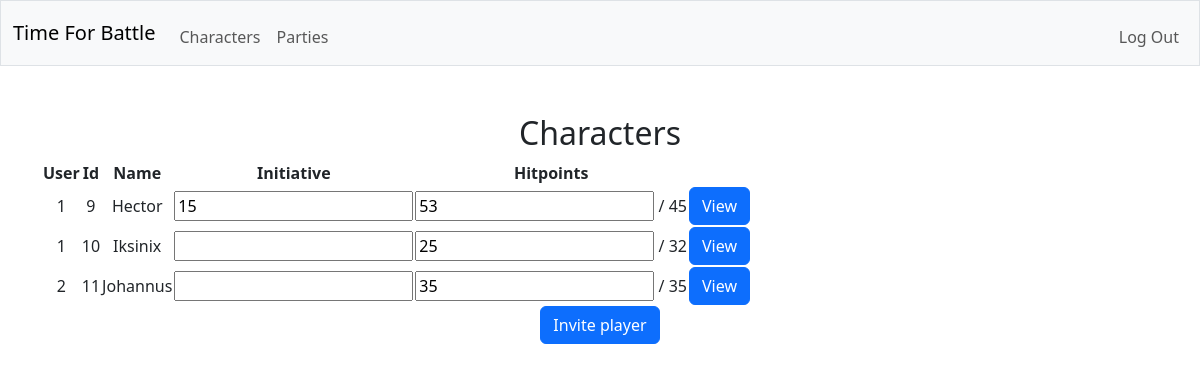
/party/3 (signed in), run on an earlier commit of the app's database.
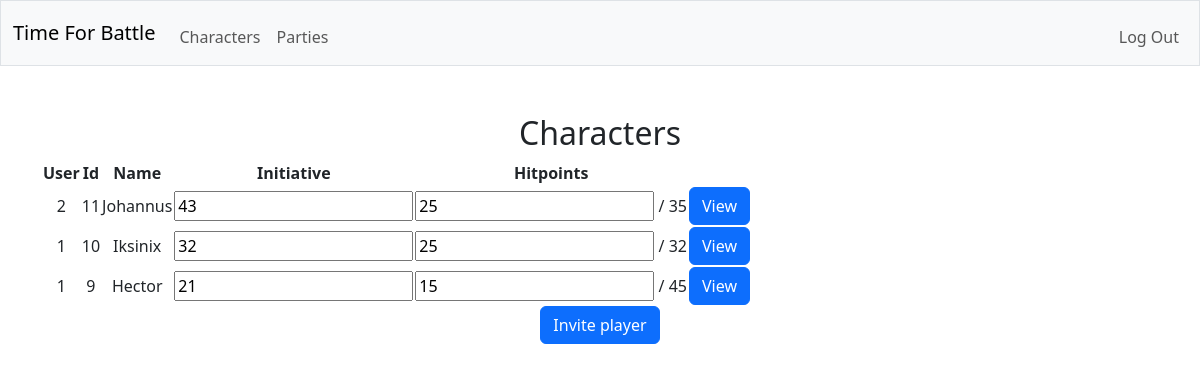
And on a later commit of the database.
### tables this page shows
CREATE TABLE players (party_id INTEGER NOT NULL, character_id INTEGER NOT NULL, initiative INTEGER, current_hitpoints INTEGER NOT NULL, FOREIGN KEY (party_id) REFERENCES parties(id), FOREIGN KEY (character_id) REFERENCES characters(id));

CREATE TABLE characters (id INTEGER PRIMARY KEY AUTOINCREMENT NOT NULL, user_id INTEGER NOT NULL, name TEXT NOT NULL, max_hitpoints INTEGER NOT NULL, prof_bonus INTEGER NOT NULL, FOREIGN KEY (user_id) REFERENCES users(id));

### app.py (the view)
@app.route("/party/<party_id>")
@login_required
def view_party(party_id):
    with sqlite3.connect(database) as conn:
        conn.row_factory = sqlite3.Row
        cur = conn.cursor()
        cur.execute(
            "SELECT * FROM parties WHERE id = ?",
            (party_id,)
        )
        rows = [dict(row) for row in cur.fetchall()]
    if len(rows) != 1:
        return error("not found", 404)
    with sqlite3.connect(database) as conn:
        conn.row_factory = sqlite3.Row
        cur = conn.cursor()
        cur.execute(
            "SELECT * FROM players JOIN characters ON character_id = characters.id WHERE party_id = ?",
            (party_id,)
        )
        characters = [dict(row) for row in cur.fetchall()]
    characters = sorted(characters, key=lambda x: (x["initiative"] is not None, x["initiative"]), reverse=True)
    for character in characters:
        if character["initiative"] == None:
            character["initiative"] = ""
    return render_template("party.html", party=rows[0], user=session["user_id"], characters=characters)

### helpers.py (called while the page is built)
def login_required(f):
    @wraps(f)
    def decorated_function(*args, **kwargs):
        if session.get("user_id") is None:
            return redirect("/login")
        return f(*args, **kwargs)
    return decorated_function

### templates/party.html (shortened to what this page needs)
{% extends "layout.html" %}
{% block main %}
    <h2>Characters</h2>
    <table>
        <thead>
            <tr>
                <th>User</th>
                <th>Id</th>
                <th>Name</th>
                <th>Initiative</th>
                <th>Hitpoints</th>
            </tr>
        </thead>
        <tbody>
            {% for character in characters %}
                <tr>
                    <td>{{ character.user_id }}</td>
                    <td>{{ character.id }}</td>
                    <td>{{ character.name }}</td>
                    {% if character.user_id == user or party.dm_id == user %}
                        <td>
                            <input id="input_init_{{ character.id }}" onchange="send_init(this.id.substring(11), this.value)" type="text" value="{{ character.initiative }}">
                        </td>
                        <td>
                            <input id="input_hp_{{ character.id }}" onchange="send_hp(this.id.substring(9), this.value)" type="text" value="{{ character.current_hitpoints }}"> / {{ character.max_hitpoints }}
                        </td>
                    {% endif %}
                    <td>
                        <form action="/character/{{ character.id }}" method="get">
                            <button class="btn btn-primary" type="submit">View</button>
                        </form>
                    </td>
                </tr>
            {% endfor %}
        </tbody>
    </table>
    {% if party.dm_id == user %}
        <form action="/party/{{ party.id }}/invitation" method="get">
            <button class="btn btn-primary" type="submit">Invite player</button>
        </form>
    {% endif %}
{% endblock %}

### templates/layout.html (shortened to what this page needs)
<!DOCTYPE html>
<html lang="en">
    <head>
        <link href="https://cdn.jsdelivr.net/npm/bootstrap@5.3.8/dist/css/bootstrap.min.css" rel="stylesheet">
        <link href="/static/styles.css" rel="stylesheet">
    </head>
    <body>
        <nav class="bg-light border navbar navbar-expand-md navbar-light">
            <div class="container-fluid">
                <a class="navbar-brand" href="/"><span class="red">Time For Battle</span></a>
                <div class="collapse navbar-collapse" id="navbar">
                    {% if session["user_id"] %}
                        <ul class="navbar-nav me-auto mt-2">
                            <li class="nav-item"><a class="nav-link" href="/character_list">Characters</a></li>
                            <li class="nav-item"><a class="nav-link" href="/party_list">Parties</a></li>
                        </ul>
                        <ul class="navbar-nav ms-auto mt-2">
                            <li class="nav-item"><a class="nav-link" href="/logout">Log Out</a></li>
                        </ul>
                    {% else %}
                        <ul class="navbar-nav ms-auto mt-2">
                            <li class="nav-item"><a class="nav-link" href="/register">Register</a></li>
                            <li class="nav-item"><a class="nav-link" href="/login">Log In</a></li>
                        </ul>
                    {% endif %}
                </div>
            </div>
        </nav>
        <main class="container py-5 text-center">
            {% block main %}{% endblock %}
        </main>
    </body>
</html>

What changed in the data, as far as the page shows it:
changed players "Johannus": initiative (not shown) → "43"; current_hitpoints "35" → "25"; moves up the list
changed players "Iksinix": initiative (not shown) → "32"; moves down the list
changed players "Hector": initiative "15" → "21"; current_hitpoints "53" → "15"
